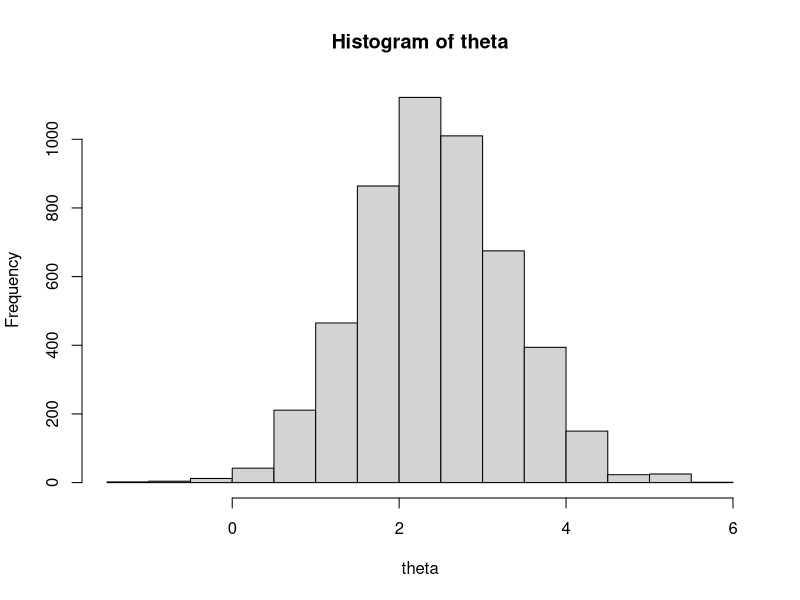

Write the R code that produced this figure.
# ============================================================================================
# Metropolis-Hastings -----------------------------------------------------
# ============================================================================================
# The Metropolis-Hastings algorithm implemented on a Normal-Normal model.

# First, we must choose our observed value of Y and decide on values for the constants \sigma, 
# \mu, \tau.

# Likelihood normal model:
y <- 3
sigma <- 1
# Prior normal:
mu <- 0
tau <- 2

# We also need to choose the standard deviation of the proposals for step 1 of the algorithm, for 
# this problem, we let d = 1. We set the number of iterations to run, and we allocate a vector 
# \theta of length 104 which we will fill with our simulated draws:
d <- 1
n.iter <- 10^4
theta <- rep(0, n.iter)

# Now for the main loop. We initialize ✓ to the observed value y, then run the algorithm:
theta[1] <- y
for (i in 2:n.iter) {
 theta.p <- theta[i - 1] + rnorm(1, 0, d)
 
 r <- (dnorm(y, theta.p, sigma) * dnorm(theta.p, mu, tau)) / 
  (dnorm(y, theta[i - 1], sigma) * dnorm(theta[i - 1], mu, tau))
 
 flip <- rbinom(1, 1, min(r, 1))
 
 theta[i] <- if (flip == 1) theta.p else theta[i - 1]
}
# Warmup:
theta <- theta[ -(1:(n.iter / 2))]

hist(theta)
mean(theta)
#  Note the use of ratios in the MCMC algorithm.

# The proposed value of \theta is theta.p, which equals the previous value of \theta plus a Normal
# random variable with mean 0 and standard deviation d. theta.p is playing the role of x' and 
# theta[i-1] is playing the role of x. The coin flip to determine whether to accept or reject the 
# proposal is flip, which is a coin flip with probability min(r,1) of Heads (encoding Heads as 1 
# and Tails as 0). Finally, we set theta[i] equal to the proposed value if the coin flip lands 
# Heads, and keep it at the previous value otherwise. theta <- theta[-(1:(niter/2))] provides a 
# warmup.

# End file ----------------------------------------------------------------